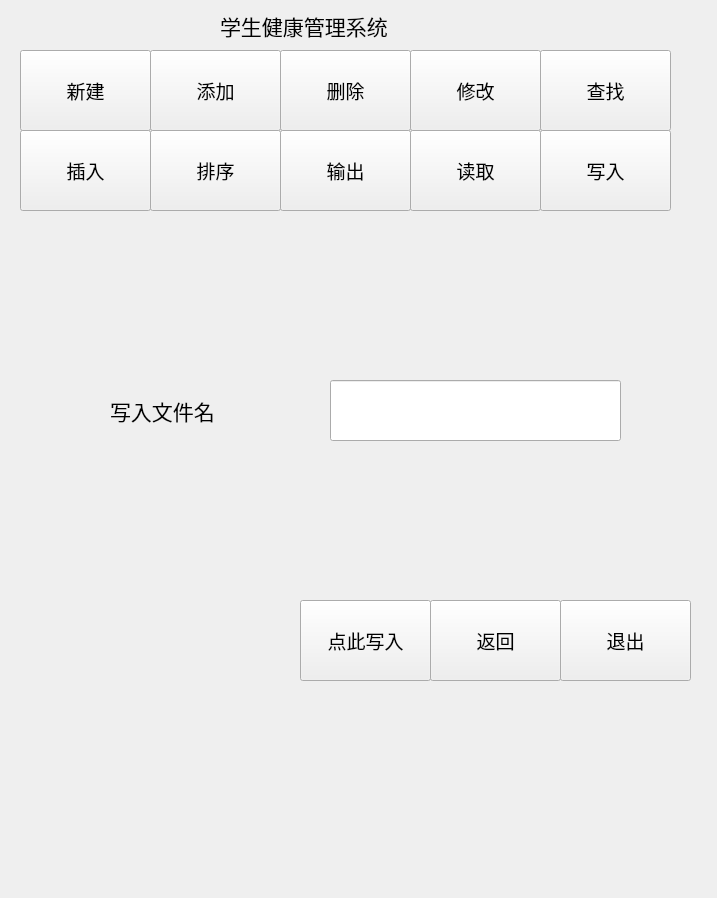
<?xml version="1.0" encoding="UTF-8"?>
<ui version="4.0">
 <class>writeWidget</class>
 <widget class="QWidget" name="writeWidget">
  <property name="geometry">
   <rect>
    <x>0</x>
    <y>0</y>
    <width>717</width>
    <height>898</height>
   </rect>
  </property>
  <property name="windowTitle">
   <string>Form</string>
  </property>
  <widget class="QPushButton" name="writingButton">
   <property name="geometry">
    <rect>
     <x>300</x>
     <y>600</y>
     <width>131</width>
     <height>81</height>
    </rect>
   </property>
   <property name="font">
    <font>
     <pointsize>14</pointsize>
    </font>
   </property>
   <property name="text">
    <string>点此写入</string>
   </property>
  </widget>
  <widget class="QLabel" name="label">
   <property name="geometry">
    <rect>
     <x>110</x>
     <y>370</y>
     <width>191</width>
     <height>81</height>
    </rect>
   </property>
   <property name="font">
    <font>
     <pointsize>16</pointsize>
    </font>
   </property>
   <property name="text">
    <string>写入文件名</string>
   </property>
  </widget>
  <widget class="QLineEdit" name="nameLineEdit">
   <property name="geometry">
    <rect>
     <x>330</x>
     <y>380</y>
     <width>291</width>
     <height>61</height>
    </rect>
   </property>
   <property name="font">
    <font>
     <pointsize>16</pointsize>
    </font>
   </property>
  </widget>
  <widget class="QPushButton" name="insertButton">
   <property name="geometry">
    <rect>
     <x>20</x>
     <y>130</y>
     <width>131</width>
     <height>81</height>
    </rect>
   </property>
   <property name="font">
    <font>
     <pointsize>14</pointsize>
    </font>
   </property>
   <property name="text">
    <string>插入</string>
   </property>
  </widget>
  <widget class="QPushButton" name="delButton">
   <property name="geometry">
    <rect>
     <x>280</x>
     <y>50</y>
     <width>131</width>
     <height>81</height>
    </rect>
   </property>
   <property name="font">
    <font>
     <pointsize>14</pointsize>
    </font>
   </property>
   <property name="text">
    <string>删除</string>
   </property>
  </widget>
  <widget class="QPushButton" name="addButton">
   <property name="geometry">
    <rect>
     <x>150</x>
     <y>50</y>
     <width>131</width>
     <height>81</height>
    </rect>
   </property>
   <property name="font">
    <font>
     <pointsize>14</pointsize>
    </font>
   </property>
   <property name="text">
    <string>添加</string>
   </property>
  </widget>
  <widget class="QPushButton" name="rankButton">
   <property name="geometry">
    <rect>
     <x>150</x>
     <y>130</y>
     <width>131</width>
     <height>81</height>
    </rect>
   </property>
   <property name="font">
    <font>
     <pointsize>14</pointsize>
    </font>
   </property>
   <property name="text">
    <string>排序</string>
   </property>
  </widget>
  <widget class="QPushButton" name="searchButton">
   <property name="geometry">
    <rect>
     <x>540</x>
     <y>50</y>
     <width>131</width>
     <height>81</height>
    </rect>
   </property>
   <property name="font">
    <font>
     <pointsize>14</pointsize>
    </font>
   </property>
   <property name="text">
    <string>查找</string>
   </property>
  </widget>
  <widget class="QPushButton" name="writeButton">
   <property name="geometry">
    <rect>
     <x>540</x>
     <y>130</y>
     <width>131</width>
     <height>81</height>
    </rect>
   </property>
   <property name="font">
    <font>
     <pointsize>14</pointsize>
    </font>
   </property>
   <property name="text">
    <string>写入</string>
   </property>
  </widget>
  <widget class="QPushButton" name="changeButton">
   <property name="geometry">
    <rect>
     <x>410</x>
     <y>50</y>
     <width>131</width>
     <height>81</height>
    </rect>
   </property>
   <property name="font">
    <font>
     <pointsize>14</pointsize>
    </font>
   </property>
   <property name="text">
    <string>修改</string>
   </property>
  </widget>
  <widget class="QPushButton" name="listButton">
   <property name="geometry">
    <rect>
     <x>280</x>
     <y>130</y>
     <width>131</width>
     <height>81</height>
    </rect>
   </property>
   <property name="font">
    <font>
     <pointsize>14</pointsize>
    </font>
   </property>
   <property name="text">
    <string>输出</string>
   </property>
  </widget>
  <widget class="QLabel" name="label_2">
   <property name="geometry">
    <rect>
     <x>220</x>
     <y>-40</y>
     <width>311</width>
     <height>131</height>
    </rect>
   </property>
   <property name="font">
    <font>
     <pointsize>16</pointsize>
    </font>
   </property>
   <property name="text">
    <string>学生健康管理系统</string>
   </property>
  </widget>
  <widget class="QPushButton" name="readButton">
   <property name="geometry">
    <rect>
     <x>410</x>
     <y>130</y>
     <width>131</width>
     <height>81</height>
    </rect>
   </property>
   <property name="font">
    <font>
     <pointsize>14</pointsize>
    </font>
   </property>
   <property name="text">
    <string>读取</string>
   </property>
  </widget>
  <widget class="QPushButton" name="establishButton">
   <property name="geometry">
    <rect>
     <x>20</x>
     <y>50</y>
     <width>131</width>
     <height>81</height>
    </rect>
   </property>
   <property name="font">
    <font>
     <pointsize>14</pointsize>
    </font>
   </property>
   <property name="text">
    <string>新建</string>
   </property>
  </widget>
  <widget class="QPushButton" name="returnButton">
   <property name="geometry">
    <rect>
     <x>430</x>
     <y>600</y>
     <width>131</width>
     <height>81</height>
    </rect>
   </property>
   <property name="font">
    <font>
     <pointsize>14</pointsize>
    </font>
   </property>
   <property name="text">
    <string>返回</string>
   </property>
  </widget>
  <widget class="QPushButton" name="exitButton">
   <property name="geometry">
    <rect>
     <x>560</x>
     <y>600</y>
     <width>131</width>
     <height>81</height>
    </rect>
   </property>
   <property name="font">
    <font>
     <pointsize>14</pointsize>
    </font>
   </property>
   <property name="text">
    <string>退出</string>
   </property>
  </widget>
 </widget>
 <resources/>
 <connections/>
</ui>
